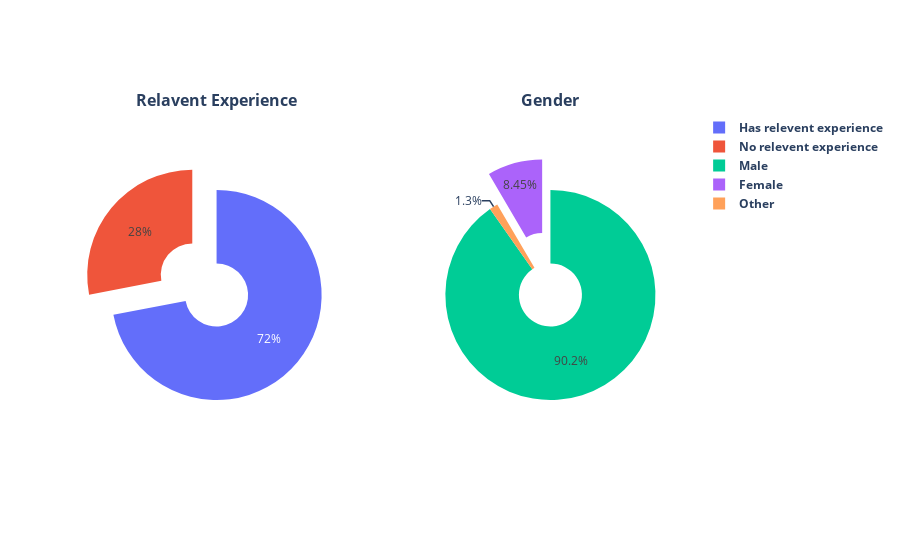

The cell this chart's notebook holds for it:
### Code cell
fig = make_subplots(rows=1, cols=2,vertical_spacing=0.09,
      subplot_titles=('<b>Relavent Experience','<b>Gender'),
      specs=[[{"type": "pie"} ,{"type": "pie"}]])

tr1 = go.Pie(values = df.relevent_experience.value_counts().values, 
             labels = ['<b>Has relevent experience<b>','<b>No relevent experience<b>'],hole=0.3,pull=[0,0.3])
tr2 = go.Pie(values = df.gender.value_counts().values, 
             labels = ['<b>Male<b>','<b>Female<b>','<b>Other<b>'],hole=0.3,pull=[0,0.3])


fig.add_trace(tr1,row=1,col=1)
fig.add_trace(tr2,row=1,col=2)

fig.show()

### Figure 1 — Plotly figure (JSON) as saved in the notebook; plotly's stock layout.template omitted (floating-point values rounded to 4 significant figures)
{"data": [{"domain": {"x": [0, 0.45], "y": [0, 1]}, "hole": 0.3, "labels": ["<b>Has relevent experience<b>", "<b>No relevent experience<b>"], "pull": [0, 0.3], "type": "pie", "values": [13792, 5366]}, {"domain": {"x": [0.55, 1], "y": [0, 1]}, "hole": 0.3, "labels": ["<b>Male<b>", "<b>Female<b>", "<b>Other<b>"], "pull": [0, 0.3], "type": "pie", "values": [13221, 1238, 191]}], "layout": {"annotations": [{"font": {"size": 16}, "showarrow": false, "text": "<b>Relavent Experience", "x": 0.225, "xanchor": "center", "xref": "paper", "y": 1, "yanchor": "bottom", "yref": "paper"}, {"font": {"size": 16}, "showarrow": false, "text": "<b>Gender", "x": 0.775, "xanchor": "center", "xref": "paper", "y": 1, "yanchor": "bottom", "yref": "paper"}]}}
